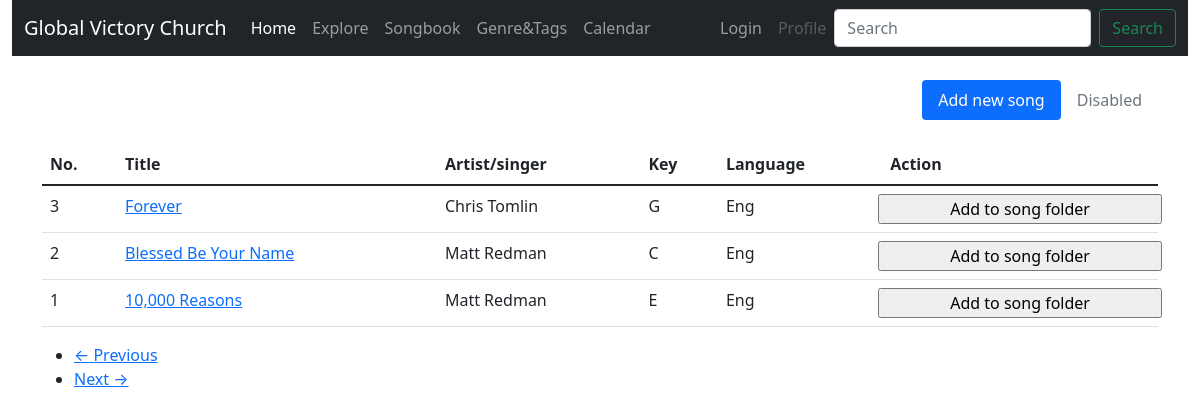
The app's page /songbook, older data.
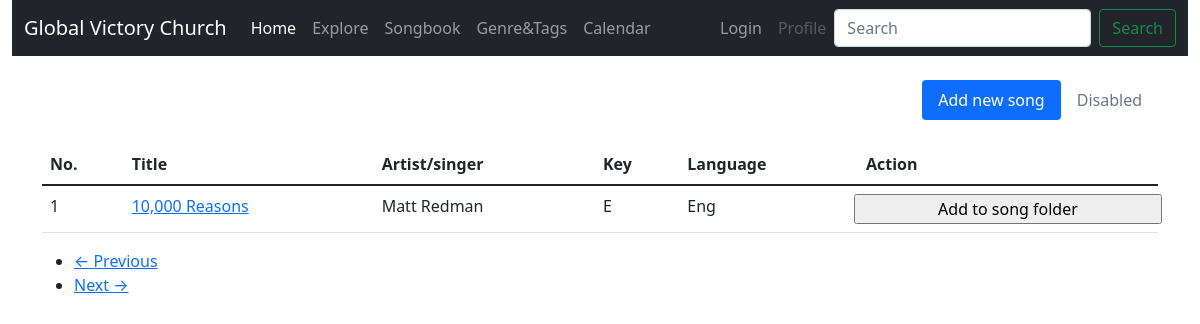
The same page, newer data.
### app/models.py (models this page shows, shortened)
class Song(db.Model):
    id = db.Column(db.Integer, primary_key=True)
    title = db.Column(db.String(255), index=True)
    singer = db.Column(db.String(140), index=True)
    info = db.Column(db.String(140))
    key = db.Column(db.Integer)
    lyrics = db.Column(db.Text)
    language = db.Column(db.Integer)
    timestamp = db.Column(db.DateTime, index=True, default=datetime.utcnow)
    user_id = db.Column(db.Integer, db.ForeignKey('user.id'))
    tags = db.relationship('Tag', secondary=songtags,
                           backref=db.backref('songs', lazy='dynamic'), lazy='dynamic')
    translated = db.relationship(
        'Song', secondary=translation,
        primaryjoin=(translation.c.song_id == id),
        secondaryjoin=(translation.c.translated_id == id),
        backref=db.backref('translation', lazy='dynamic'), lazy='dynamic')
    media = db.relationship('Mlinks', secondary=medialinks,
                           backref=db.backref('songs', lazy='dynamic'), lazy='dynamic')

### app/routes.py (the view)
@app.route('/songbook')
def songbook():
    form = EmptyForm()
    keyset = ('Empty', 'C', 'C#', 'D', 'D#', 'E', 'F', 'F#', 'G', 'G#', 'A', 'A#', 'B')
    page = request.args.get('page', 1, type=int)
    songs = Song.query.order_by(Song.title.desc()).paginate(
        page=page, per_page=app.config['SONGS_PER_PAGE'], error_out=False)
    next_url = url_for('songbook', page=songs.next_num) \
        if songs.has_next else None
    prev_url = url_for('songbook', page=songs.prev_num) \
        if songs.has_prev else None
    return render_template('songbook.html', title='Songbook', songs=songs.items,
                           next_url=next_url, prev_url=prev_url, keyset=keyset, lang=lang, form=form)

### app/forms.py
class EmptyForm(FlaskForm):
    submit = SubmitField('Submit')

### _issues/routes.py (called while the page is built)
@app.before_request
def before_request():
    if current_user.is_authenticated:
        current_user.last_seen = datetime.utcnow()
        db.session.commit()

### app/routes.py (called while the page is built)
@app.before_request
def before_request():
    if current_user.is_authenticated:
        current_user.last_seen = datetime.utcnow()
        db.session.commit()

### app/templates/songbook.html
{% extends "base.html" %}
{% block app_content %}
    <br>
	<div class="row">
		<div class="col">
			<nav class="nav nav-pills justify-content-end">
				<a class="nav-link active" aria-current="page" href="{{ url_for('add_song') }}">Add new song</a>
				<a class="nav-link disabled" href="#" tabindex="-1" aria-disabled="true">Disabled</a>
			</nav>
		</div>
	</div>
	<br>
	<div class="row">
		<div class="col">
			<table class="table table-hover">
			<thead>
			  <tr>
				 <th>No.</th>
				 <th>Title</th>
				 <th>Artist/singer</th>
				 <th>Key</th>
				 <th>Language</th>
				 <th>Action</th>
			  </tr>
			</thead>
			<tbody>
			{% for song in songs %}
				{% include '_song.html' %}
			{% endfor %}
			</tbody>
			</table>
		<nav aria-label="...">
			<ul class="pager">
				<li class="previous{% if not prev_url %} disabled{% endif %}">
					<a href="{{ prev_url or '#' }}">
						<span aria-hidden="true">&larr;</span> Previous
					</a>
				</li>
				<li class="next{% if not next_url %} disabled{% endif %}">
					<a href="{{ next_url or '#' }}">
						Next <span aria-hidden="true">&rarr;</span>
					</a>
				</li>
			</ul>
		</nav>
		</div>
	</div>
{% endblock %}

### app/templates/_song.html (shortened to what this page needs)
        <tr valign="top">
            <td>{{ song.id }}</td>
			<td><a href="{{ url_for('.view_song', id=song.id) }}">{{ song.title }}</a></td>
            <td>{{ song.singer }}</td>
			<td>{{ keyset[song.key] }}</td>
			<td>{{ lang[song.language] }}</td>
			<td><form class="row needs-validation" action="{{ url_for('.add_to_cart', songid=song.id) }}" method="post">
						{{ form.submit(value='Add to song folder') }}
					</form></td>
        </tr>

Row changes from the older to the newer data that the page shows:
removed Song: id "3", title "Forever", singer "Chris Tomlin", key "G", language "Eng"
removed Song: id "2", title "Blessed Be Your Name", singer "Matt Redman", key "C", language "Eng"
